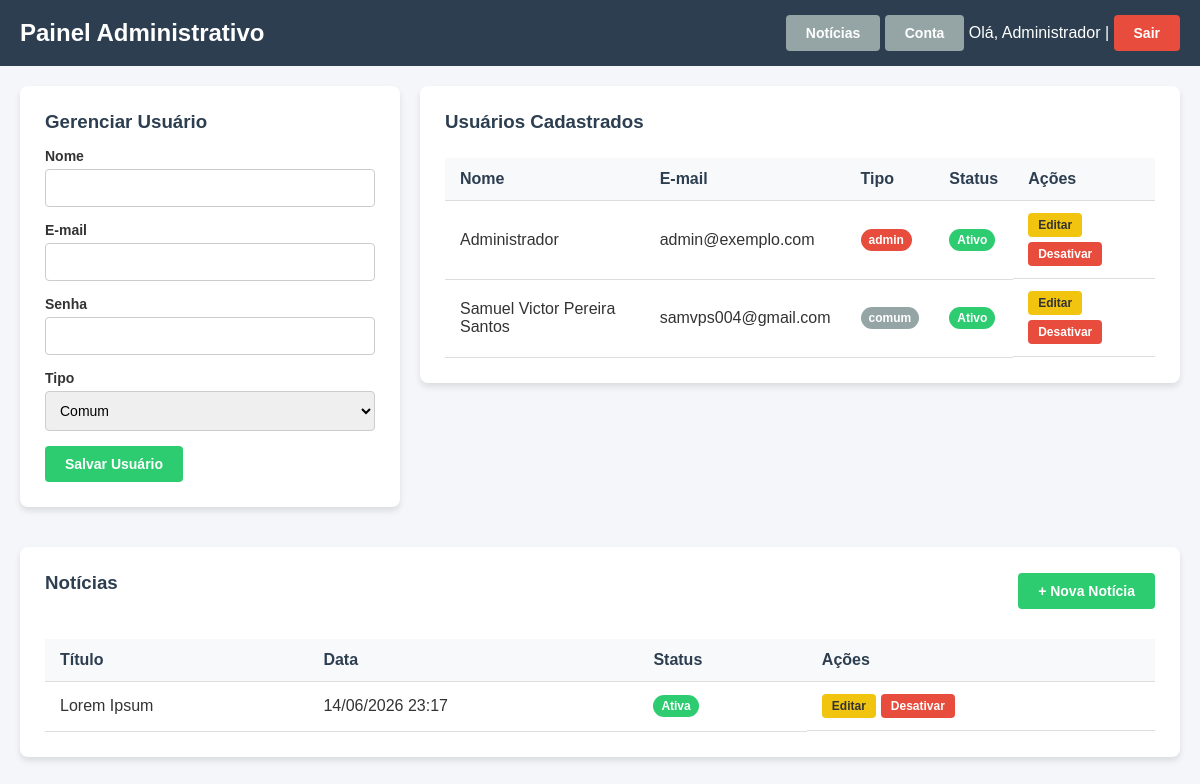
The page /admin (signed in) on the database as committed earlier.
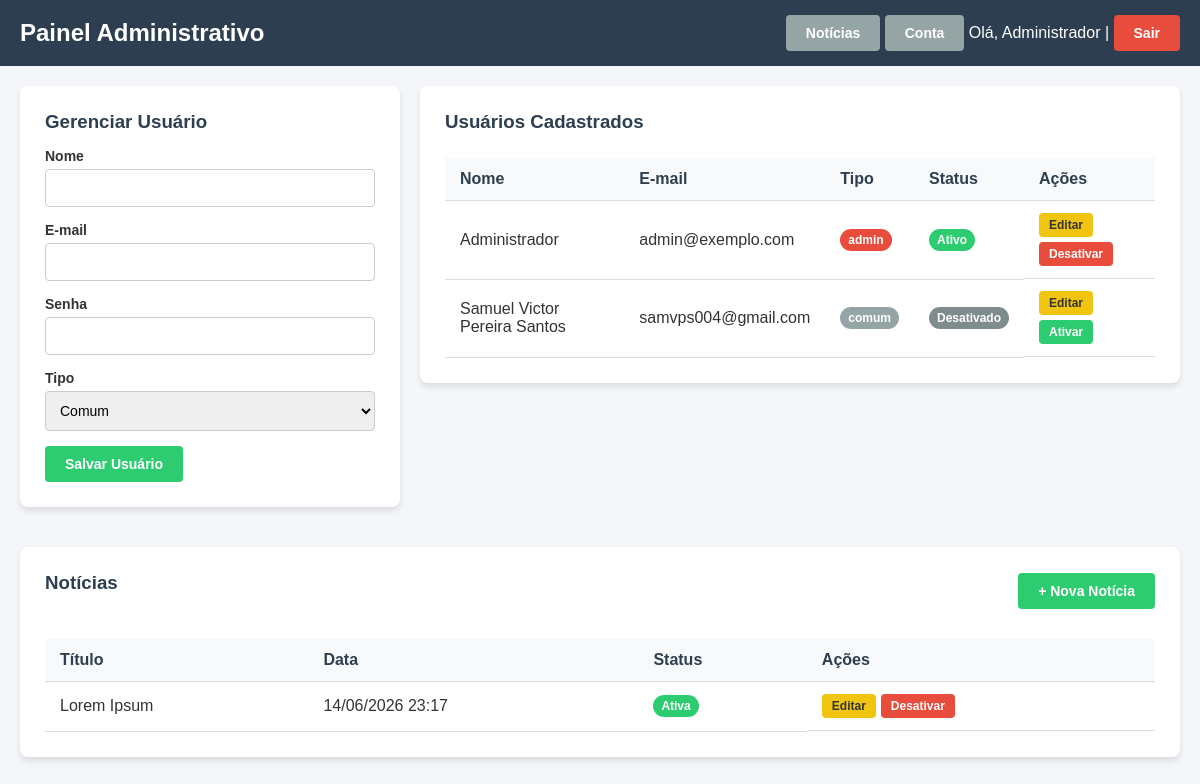
The same page on the database as committed later.
### models.py (models this page shows, shortened)
class User(UserMixin, db.Model):
    __tablename__ = 'users'
    id = db.Column(db.Integer, primary_key=True)
    nome = db.Column(db.String(100), nullable=False)
    email = db.Column(db.String(100), unique=True, nullable=False)
    senha_hash = db.Column(db.String(200), nullable=False)
    tipo = db.Column(db.String(20), default='comum')
    ativo = db.Column(db.Boolean, default=True)
    created_at = db.Column(db.DateTime, default=datetime.utcnow)
    def is_admin(self):
        return self.tipo == 'admin' and self.ativo

### app.py (the view)
@app.route('/admin')
@login_required
def admin_painel():
    if not current_user.is_admin():
        flash('Acesso negado! Área restrita para administradores.', 'danger')
        return redirect(url_for('index'))
    usuarios = User.query.all()
    noticias = Noticia.query.order_by(Noticia.data_noticia.desc()).all()
    return render_template('admin.html', usuarios=usuarios, noticias=noticias)

### app.py (called while the page is built)
@login_manager.user_loader
def load_user(user_id):
    return User.query.get(int(user_id))

### templates/admin.html (shortened to what the changed rows need)
<!DOCTYPE html>
<html lang="pt-br">
<head>
    <link rel="stylesheet" href="{{ url_for('static', filename='style.css') }}">
</head>
<body>
    <nav class="navbar">
        <h2>Painel Administrativo</h2>
    </nav>
    <div class="container">
        <div class="flex-container">
            <div class="col-8">
                <div class="card">
                    <div class="table-container">
                        <table class="table">
                            <thead>
                                <tr>
                                    <th>Nome</th>
                                    <th>E-mail</th>
                                    <th>Tipo</th>
                                    <th>Status</th>
                                    <th>Ações</th>
                                </tr>
                            </thead>
                            <tbody>
                                {% for user in usuarios %}
                                <tr>
                                    <td>{{ user.nome }}</td>
                                    <td>{{ user.email }}</td>
                                    <td>
                                        {% if user.tipo == 'admin' %}
                                            <span class="badge badge-admin">admin</span>
                                        {% else %}
                                            <span class="badge badge-comum">comum</span>
                                        {% endif %}
                                    </td>
                                    <td>
                                        {% if user.ativo %}
                                            <span class="badge badge-ativo">Ativo</span>
                                        {% else %}
                                            <span class="badge badge-inativo">Desativado</span>
                                        {% endif %}
                                    </td>
                                    <td class="acoes-flex">
                                        <button type="button" class="btn btn-warning" onclick="editarUsuario('{{ user.id }}')">Editar</button>
                                        <form action="{{ url_for('admin_toggle_usuario', user_id=user.id) }}" method="POST" style="display: inline;">
                                            {% if user.ativo %}
                                                <button type="submit" class="btn btn-danger">Desativar</button>
                                            {% else %}
                                                <button type="submit" class="btn btn-success">Ativar</button>
                                            {% endif %}
                                        </form>
                                    </td>
                                </tr>
                                {% endfor %}
                            </tbody>
                        </table>
                    </div>
                </div>
            </div>
        </div>
        <div class="card" style="margin-top: 20px;">
            <div class="table-container">
                <table class="table">
                    <thead>
                        <tr>
                            <th>Título</th>
                            <th>Data</th>
                            <th>Status</th>
                            <th>Ações</th>
                        </tr>
                    </thead>
                </table>
            </div>
        </div>
    </div>
</body>
</html>

Rows that differ between the two databases and show on the page:
changed User "Samuel Victor Pereira Santos": ativo "Ativo Desativar" → "Desativado Ativar"
